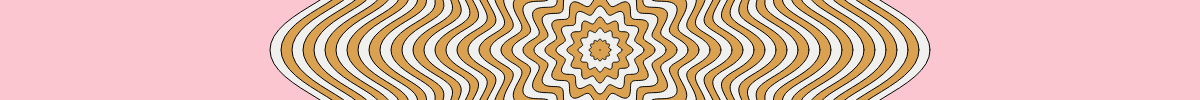
Frame 1 (no input)
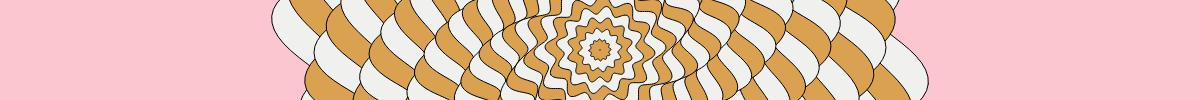
Frame 60 (no input)
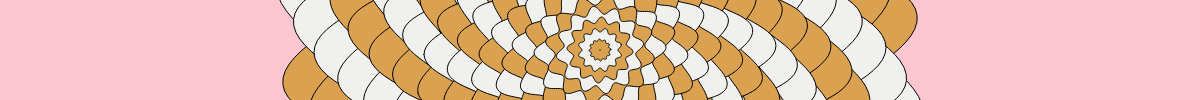
Frame 120 (the mouse pressed at the canvas centre since frame 60)

The p5.js sketch that drew these frames (run headless with seeded random() and noise() and a simulated clock; from frame 60 on, the mouse is pressed at the canvas centre):

// p5.js sketch
// ── sketch.js
let flowers = [];
let num = 31;


function setup() {
    const container = document.body;
    const width = container.clientWidth;
    const height = container.clientHeight;
    createCanvas(width, height);
    angleMode(DEGREES);


    for (let i = 0; i < num; i++) {
        let amp = num - i - 1;

        flowers[i] = new Flower(i, 300 - i * 10, 300, amp, 12, (i + 1) * 0.1);
    }
}

function draw() {
    background(251, 198, 207);
    translate(width / 2, height / 2);

    for (let i = 0; i < num; i++) {
        flowers[i].display();
    }
}

function windowResized() {
    const container = document.body;
    const newWidth = container.clientWidth;
    const newHeight = container.clientHeight;
    resizeCanvas(newWidth, newHeight);
}
// ── flower.js
class Flower {
    constructor(idx, r, pts, f_amp, period, speed) {
        this.idx = idx;
        this.x = [];
        this.y = [];
        this.r = r;
        this.pts = pts;

        this.f_radius = 0;
        this.f_amp = f_amp;
        this.period = period;

        this.speed = speed;
        this.rot = 0;
    }

    display() {
        push();
        beginShape();
        if (this.idx % 2 === 0) {
            fill(240, 240, 238);
        } else {
            fill(218, 161, 80);
        }

        for (let i = 0; i < this.pts; i++) {
            let angle = i / this.pts * 360;
            this.f_radius = this.f_amp * cos(angle * this.period);
            this.x[i] = (this.r + this.f_radius) * cos(angle + this.rot);
            this.y[i] = (this.r + this.f_radius) * sin(angle + this.rot);

            vertex(this.x[i], this.y[i]);
        }

        endShape(CLOSE);
        pop();
        this.rot += this.speed;
    }
}
